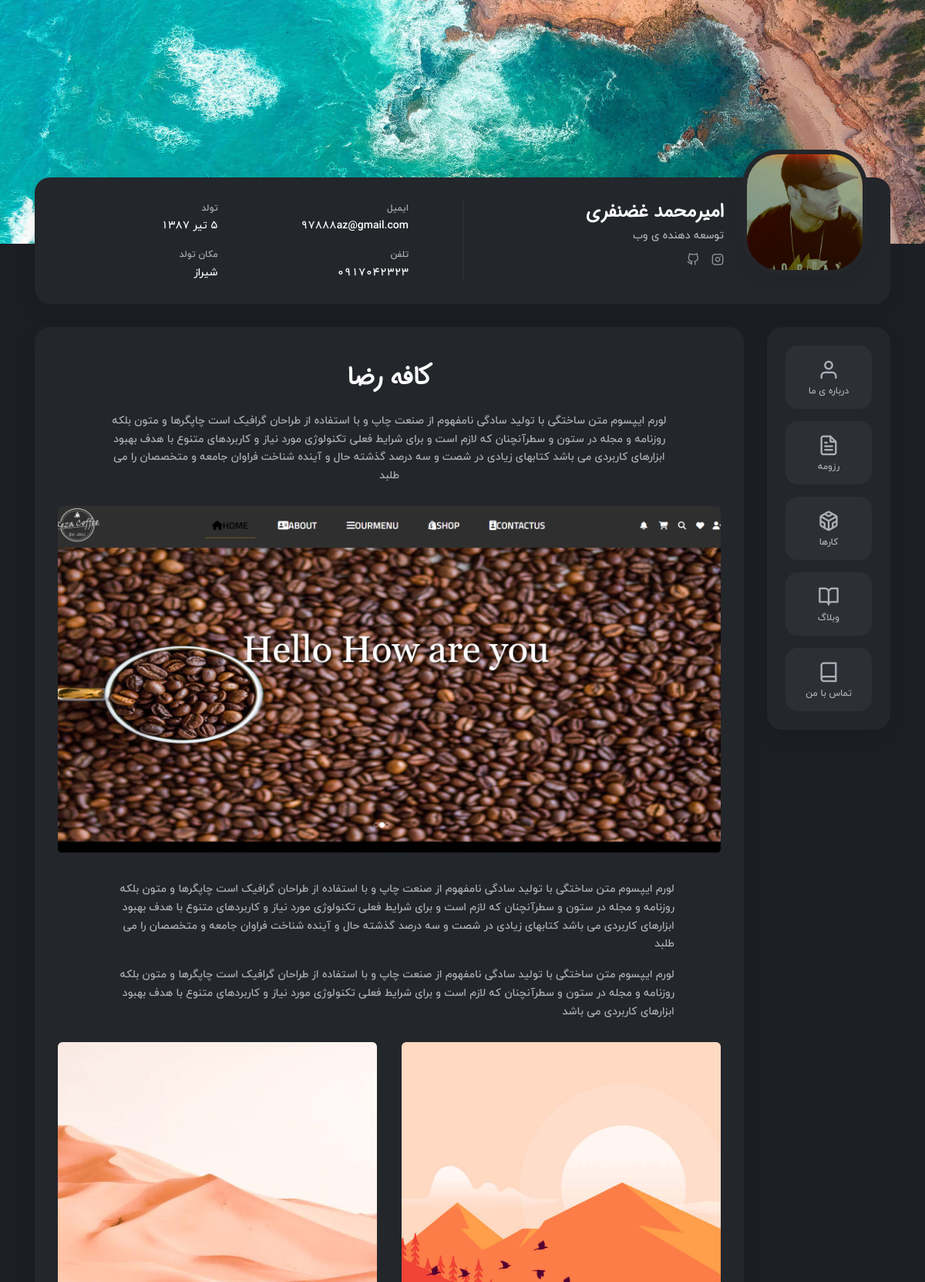
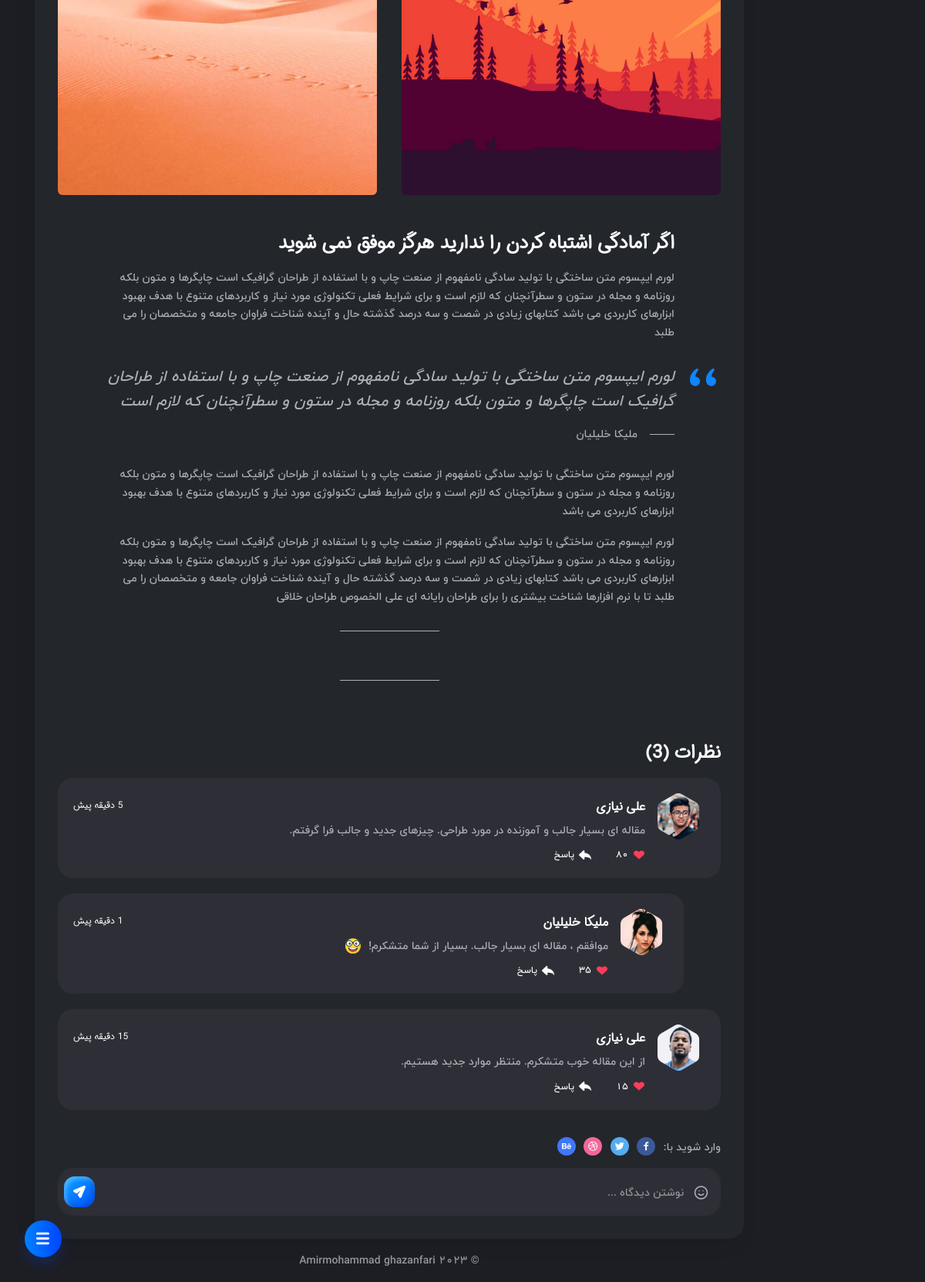
Page /work/detail/reza_coffee on the committed database (2 pictures, top to bottom).
### account/models.py (models this page shows, shortened)
class User(AbstractBaseUser):
    email = models.EmailField(
        verbose_name='ادرس ایمیل',
        max_length=255,
    )
    phone = models.CharField(max_length=13 , verbose_name='شماره تلفن' , null=True , blank=True)
    earea_activity = models.CharField(max_length=150 , verbose_name='حوضه فعالیت' , null=True , blank=True)
    username = models.CharField(max_length=150  , verbose_name='نام کاربری' , unique=True)
    fullname = models.CharField(max_length=50 , verbose_name='نام کامل' , null=True , blank=True)
    image = models.ImageField(upload_to='user/user_image')
    date_of_birth = models.CharField(max_length=100 , null=True , blank=True , verbose_name='تاریخ تولد')
    birth_place = models.CharField(max_length=100 , verbose_name='محل تولد' , null=True , blank=True)
    instagram = models.CharField(max_length=500 , null=True , blank=True , verbose_name='ادرس اینستا')
    github = models.CharField(max_length=500 , null=True , blank=True  , verbose_name='ادرس گیت هاب')
    is_active = models.BooleanField(default=True)
    is_admin = models.BooleanField(default=False)
    objects = UserManager()
    USERNAME_FIELD = 'username'
    REQUIRED_FIELDS = []
    class Meta:
        verbose_name = 'کاربر'
        verbose_name_plural ='تنضیمات قسمت کاربر '

### works/models.py (models this page shows, shortened)
class Work(models.Model):
    title = models.CharField(max_length=150 , null=True , blank=True , verbose_name="نام پست")
    english_title = models.CharField(max_length=150 , null=True , blank=True, verbose_name="نام پست به اینگلیسی")
    author = models.ForeignKey(User , on_delete=models.CASCADE , null=True , blank=True, verbose_name="تولید کننده ی محتوا")
    slug = models.SlugField(null=True , blank=True , verbose_name="اسلاگ")
    categories = models.ManyToManyField(Categories , related_name="works", verbose_name="دسته بندی ها")
    image = models.FileField(upload_to='works/image' , null=True , blank=True, verbose_name="عکس1")
    image2 = models.FileField(upload_to='works/image' , null=True , blank=True, verbose_name="عکس2")
    image3 = models.FileField(upload_to='works/image' , null=True , blank=True, verbose_name="عکس3")
    discription = models.TextField(null=True , blank=True, verbose_name="توضیحات")
    content = models.TextField(null=True , blank=True , verbose_name="توضیحات کامل")
    title_content = models.CharField(max_length=100 , null=True , blank=True , verbose_name="نام برای توضیحات بیشتر")
    meta_content = models.TextField(null=True , blank=True , verbose_name="توضیحات کامل بیشتر")
    detail = models.BooleanField(default=True , null=True , blank=True , verbose_name="دارای بخش توضیحات باشد ؟")
    created = models.DateTimeField(auto_now_add=True)
    class Meta:
        ordering = ('-created',)
        verbose_name = 'دسته بندی ها کار ها'
        verbose_name_plural ='تنضیمات قسمت کاری'

### works/views.py (the view)
# urls.py: path('detail/<slug:slug>' , views.WorkDetailView.as_view() , name="work_detail"),
class WorkDetailView(DeleteView):
    model = Work
    template_name = "works/single-post.html"
    context_object_name = 'works'
    def get_context_data(self ,*args , **kwargs):
        context = super().get_context_data(*args , **kwargs)
        context['user'] = User.objects.all()
        return context

### works/templates/works/single-post.html (shortened to what this page needs)
{% extends 'base.html' %}
{% load static %}
{% load social_share %}
{% load ratings %}
{% block content %}
<div class="col-12 col-md-12 col-lg-10">
	<div class="box box-content">
		<div class="pb-3">
			<header class="header-post">
				<h1 class="title title--h1">{{works.title}}</h1>
				<div class="caption-post">
					<p>{{works.discription}}</p>
				</div>
				<div class="header-post__image-wrap">
					<img class="cover lazyload" src="{{works.image.url}}" data-zoom alt="" />
				</div>
			</header>
			<div class="caption-post">
				<p>لورم ایپسوم متن ساختگی با تولید سادگی نامفهوم از صنعت چاپ و با استفاده از طراحان گرافیک است چاپگرها و متون بلکه روزنامه و مجله در ستون و سطرآنچنان که لازم است و برای شرایط فعلی تکنولوژی مورد نیاز و کاربردهای متنوع با هدف بهبود ابزارهای کاربردی می باشد کتابهای زیادی در شصت و سه درصد گذشته حال و آینده شناخت فراوان جامعه و متخصصان را می طلبد</p>
				<p>لورم ایپسوم متن ساختگی با تولید سادگی نامفهوم از صنعت چاپ و با استفاده از طراحان گرافیک است چاپگرها و متون بلکه روزنامه و مجله در ستون و سطرآنچنان که لازم است و برای شرایط فعلی تکنولوژی مورد نیاز و کاربردهای متنوع با هدف بهبود ابزارهای کاربردی می باشد</p>
			</div>
			<div class="gallery-post">
				<img class="gallery-post__item cover lazyload" src="{% static "img/image_10.jpg" %}" data-zoom alt="" />
				<img class="gallery-post__item cover lazyload" src="{% static "img/image_11.jpg" %}" data-zoom alt="" />
				<div class="gallery-post__caption">{{works.author.first}}</div>
			</div>
			<div class="caption-post">
				<h3 class="title title--h3">اگر آمادگی اشتباه کردن را ندارید هرگز موفق نمی شوید</h3>
				<p>لورم ایپسوم متن ساختگی با تولید سادگی نامفهوم از صنعت چاپ و با استفاده از طراحان گرافیک است چاپگرها و متون بلکه روزنامه و مجله در ستون و سطرآنچنان که لازم است و برای شرایط فعلی تکنولوژی مورد نیاز و کاربردهای متنوع با هدف بهبود ابزارهای کاربردی می باشد کتابهای زیادی در شصت و سه درصد گذشته حال و آینده شناخت فراوان جامعه و متخصصان را می طلبد</p>
				<blockquote class="block-quote">
					<p>لورم ایپسوم متن ساختگی با تولید سادگی نامفهوم از صنعت چاپ و با استفاده از طراحان گرافیک است چاپگرها و متون بلکه روزنامه و مجله در ستون و سطرآنچنان که لازم است</p>
					<span class="block-quote__author">ملیکا خلیلیان</span>
				</blockquote>
				<p>لورم ایپسوم متن ساختگی با تولید سادگی نامفهوم از صنعت چاپ و با استفاده از طراحان گرافیک است چاپگرها و متون بلکه روزنامه و مجله در ستون و سطرآنچنان که لازم است و برای شرایط فعلی تکنولوژی مورد نیاز و کاربردهای متنوع با هدف بهبود ابزارهای کاربردی می باشد</p>
				<p>لورم ایپسوم متن ساختگی با تولید سادگی نامفهوم از صنعت چاپ و با استفاده از طراحان گرافیک است چاپگرها و متون بلکه روزنامه و مجله در ستون و سطرآنچنان که لازم است و برای شرایط فعلی تکنولوژی مورد نیاز و کاربردهای متنوع با هدف بهبود ابزارهای کاربردی می باشد کتابهای زیادی در شصت و سه درصد گذشته حال و آینده شناخت فراوان جامعه و متخصصان را می طلبد تا با نرم افزارها شناخت بیشتری را برای طراحان رایانه ای علی الخصوص طراحان خلاقی</p>
			</div>
			<footer class="footer-post">
			</footer>
			<footer class="footer-post">
			</footer>
		</div>
		<div class="box-inner box-inner--rounded">
			<h2 class="title title--h3">نظرات <span class="color--light">(3)</span></h2>
			<div class="comment-box">
				<div class="comment-box__inner">
					<svg class="avatar avatar--60" viewBox="0 0 84 84">
						<g class="avatar__hexagon">
							<image xlink:href="../assets/img/avatar-2.jpg" height="100%" width="100%" />
						</g>
					</svg>
					<div class="comment-box__body">
						<h5 class="comment-box__details"><span>علی نیازی</span><span class="comment-box__details-date">5 دقیقه پیش</span></h5>
						<p>مقاله ای بسیار جالب و آموزنده در مورد طراحی. چیزهای جدید و جالب فرا گرفتم.</p>
						<ul class="comment-box__footer">
							<li><i class="font-icon icon-like-fill"></i> <span>80</span></li>
							<li><i class="font-icon icon-reply"></i> <span>پاسخ</span></li>
						</ul>
					</div>
				</div>
				<div class="comment-box">
					<div class="comment-box__inner">
						<svg class="avatar avatar--60" viewBox="0 0 84 84">
							<g class="avatar__hexagon">
								<image xlink:href="{% static "img/avatar-3.jpg" %}" height="100%" width="100%" />
							</g>
						</svg>
						<div class="comment-box__body">
							<h5 class="comment-box__details"><span>ملیکا خلیلیان</span><span class="comment-box__details-date">1 دقیقه پیش</span></h5>
							<p>موافقم ، مقاله ای بسیار جالب. بسیار از شما متشکرم! <img class="emoji" src="{% static "icons/emoji/emoji-nerd.svg" %}" alt="nerd"/></p>
							<ul class="comment-box__footer">
								<li><i class="font-icon icon-like-fill"></i> <span>35</span></li>
								<li><i class="font-icon icon-reply"></i> <span>پاسخ</span></li>
							</ul>
						</div>
					</div>
				</div>
			</div>
			<div class="comment-box">
				<div class="comment-box__inner">
					<svg class="avatar avatar--60" viewBox="0 0 84 84">
						<g class="avatar__hexagon">
							<image xlink:href="../assets/img/avatar-6.jpg" height="100%" width="100%" />
						</g>
					</svg>
					<div class="comment-box__body">
						<h5 class="comment-box__details"><span>علی نیازی</span><span class="comment-box__details-date">15 دقیقه پیش</span></h5>
						<p>از این مقاله خوب متشکرم. منتظر موارد جدید هستیم.</p>
						<ul class="comment-box__footer">
							<li><i class="font-icon icon-like-fill"></i> <span>15</span></li>
							<li><i class="font-icon icon-reply"></i> <span>پاسخ</span></li>
						</ul>
					</div>
				</div>
			</div>
			<ul class="social-auth">
				<li class="social-auth__item">وارد شوید با:</li>
				<li class="social-auth__item"><a class="social-auth__link" href="#"><i class="font-icon icon-facebook"></i></a></li>
				<li class="social-auth__item"><a class="social-auth__link" href="#"><i class="font-icon icon-twitter"></i></a></li>
				<li class="social-auth__item"><a class="social-auth__link" href="#"><i class="font-icon icon-dribbble"></i></a></li>
				<li class="social-auth__item"><a class="social-auth__link" href="#"><i class="font-icon icon-behance"></i></a></li>
			</ul>
			<form class="comment-form">
				<textarea id="commentForm" class="textarea form-control" required="required" placeholder="نوشتن دیدگاه ..." rows="1"></textarea>
				<button type="submit" class="btn"><i class="font-icon icon-send"></i></button>
				<div class="dropdown dropup">
					<i class="font-icon icon-smile" id="dropdownEmoji" data-toggle="dropdown" aria-haspopup="true"></i>
				</div>
			</form>
		</div>
	</div>
{% endblock %}

### templates/base.html (shortened to what this page needs)
{% load static %}
<!DOCTYPE html>
<html lang="fa">
<head>
	<link rel="stylesheet" type="text/css" href="{% static "styles/style-rtl-demo.css" %}"/>
	<link rel="stylesheet" type="text/css" href="{% static "styles/style-dark.css" %}"/>
	<link rel="stylesheet" type="text/css" href="{% static "styles/style-rtl.css" %}"/>
	<link rel="stylesheet" type="text/css" href="{% static "styles/scrool.css" %}"/>
    <link rel="stylesheet" type="text/css" href="{% static "demo/style-demo.css" %}"/>
</head>
<body>
    <main class="main">
		<div class="header-image">
		    <div class="js-parallax" style="background-image: url('{% static "img/image_header.jpg" %}');"></div>
		</div>
	    <div class="container gutter-top">
		    {% for data in user %}
			<header class="header box">
			    <div class="header__left">
				    <div class="header__photo">
					    <img class="header__photo-img" src="{{data.image.url}}" alt="Ronald Robertson">
					</div>
					<div class="header__base-info">
					    <h4 class="title titl--h4">{{data.fullname}}</h4>
						<div class="status">{{data.earea_activity}}</div>
						<ul class="header__social">
							<li><a href="{{data.instagram}}"><i class="font-icon icon-instagram1"></i></a></li>
							<li><a href="{{data.github}}"><i class="font-icon icon-github1"></i></a></li>
						</ul>
					</div>
				</div>
				<div class="header__right">
				    <ul class="header__contact">
					    <li><span class="overhead">ایمیل</span>{{data.email}}</li>
						<li><span class="overhead">تلفن</span>{{data.phone}}</li>
					</ul>
					<ul class="header__contact">
					    <li><span class="overhead">تولد</span>{{data.date_of_birth}}</li>
						<li><span class="overhead">مکان تولد</span>{{data.birth_place}}</li>
					</ul>
				</div>
			</header>
		    {% endfor %}
			<div class="row sticky-parent">
                <aside class="col-12 col-md-12 col-lg-2">
				    <div class="sidebar box sticky-column">
	                    <ul class="nav">
                            <li class="nav__item"><a class="{% if request.resolver_match.url_name == 'main'%}active{% endif %}" href="{% url 'home:main' %}"><i class="icon-user"></i>درباره ی ما</a></li>
							<li class="nav__item"><a class="{% if request.resolver_match.url_name == 'resume'%}active{% endif %}" href="{% url 'resume:resume' %}"><i class="icon-file-text"></i>رزومه</a></li>
                            <li class="nav__item"><a class="{% if request.resolver_match.url_name == 'main_work'%}active{% endif %}" href="{% url 'work:main_work' %}"><i class="icon-codesandbox"></i> کارها</a></li>
                            <li class="nav__item"><a href="blog.html"><i class="icon-book-open"></i>وبلاگ</a></li>
                            <li class="nav__item"><a href="contact.html"><i class="icon-book"></i>تماس با من</a></li>
                        </ul>
					</div>
		        </aside>
{% block content %}
{% endblock %}
<footer class="footer">© 2023 Amirmohammad ghazanfari</footer>
</div>
</div>
</div>
</main>
<div class="btnSlideNav slideOpen"></div>
</body>
</html>

### assets/styles/style-dark.css (style rules this page uses)
body { background: #1D1E24; color: #AEB0B8; }
h1, h2, h3, h4, h5, h6 { color: #FCFCFC; }
.overhead { color: #AEB0B8; }
.block-quote::before { background-image: url(../icons/icon-quote-dark.svg); }
.block-quote__author::before { background-color: #AEB0B8; }
.form-control, .textarea, select, .custom-select { background-color: #2E2F36; border-color: #2E2F36; color: #AEB0B8; }
.form-control::placeholder { color: #93959C; }
.btn { background-image: linear-gradient(142.17deg, #0DA2FF 6.66%, #0055FF 91.48%); color: #FCFCFC; }
.header__left::before { background-color: #33363D; }
.header__photo { background-color: #23262B; border-color: #23262B; }
.header__social a { color: #93959C; }
.header__contact { color: #FCFCFC; }
.box { background-color: #23262B; box-shadow: -4px 8px 24px rgba(0, 0, 0, 0.07); }
.nav__item a { background-color: #2E2F36; color: #AEB0B8; }
.footer { color: #93959C; }
.footer-post::before { background-color: #AEB0B8; }
.comment-box__inner { background-color: #2E2F36; }
.comment-box__details { color: #FCFCFC; }
.comment-box__footer { color: #FCFCFC; }
.social-auth__link { color: #FCFCFC; }

### assets/styles/style-rtl.css (style rules this page uses)
body { direction: rtl; text-align: right; font-family:'IRY' ; }
* { letter-spacing: 0!important; }
.block-quote::before { left: auto; right: -3.375rem; }
.block-quote__author { padding-left: 0; padding-right: 3rem; }
.block-quote__author::before { left: auto; right: 0; }
.form-control { text-align: right; }
.btn .font-icon { margin-left: 0.375rem; margin-right: 0; }
.header__left { padding-left: 1.875rem; padding-right: 0; }
.header__left::before { left: 0; right: auto; }
.header__right { padding-left: 0; padding-right: 1.875rem; }
.header__base-info { margin-left: 0; margin-right: 1.5rem; }
.header__social li { margin-left: 1rem; margin-right: 0; }
.header__social li:last-child { margin-left: 0; }
.comment-box .comment-box { margin-left: 0; margin-right: 3rem; }
.comment-box__inner { padding-left: 1.25rem; padding-right: 1.375rem; }
.comment-box .avatar { margin-left: 1rem; margin-right: 0; }
.comment-box__footer li { margin-left: 2rem; margin-right: 0; }
.comment-box__footer li:last-child { margin-left: 0; }
.comment-box__footer span { padding-left: 0; padding-right: 0.375rem; }
.comment-form .textarea { padding-left: 4.5rem; padding-right: 2.875rem; }
.comment-form .btn { margin-left: 0.5rem; margin-right: 0; left: 0; right: auto; }
.comment-form .dropdown { margin-left: 0; margin-right: 1rem; }
.social-auth__item { margin-left: 0.375rem; margin-right: 0; }

### assets/demo/style-demo.css (style rules this page uses)
.btnSlideNav { position: absolute; display: flex; align-items: center; justify-content: center; user-select: none; cursor: pointer; }
.slideOpen { background: linear-gradient(to right, #0081ff 0%, #0045ff 100%); border-radius: 50%; box-shadow: 0 10px 15px rgba(0, 69, 255, 0.2); bottom: 2rem; left: 2rem; width: 48px; height: 48px; position: fixed; opacity: 1; transition: all .3s ease-in; z-index: 1010; }
.slideOpen::before { background-image: url("iconSideMenu.svg"); background-position: center; background-size: 36%; content: ''; position: absolute; top: 0; left: 0; height: 100%; width: 100%; }

### rows in the picture
User: image (picture), fullname "امیرمحمد غضنفری", earea_activity "توسعه دهنده ی وب", email "97888az@gmail.com", phone "0917042323", date_of_birth "5 تیر 1387", birth_place "شیراز"
Work: title "کافه رضا", discription "لورم ایپسوم متن ساختگی با تولید سادگی نامفهوم از صنعت چاپ و با استفاده از طراحان گرافیک است چاپگرها و متون بلکه روزنامه و مجله در ستون و سطرآنچنان که لازم است و برای شرایط فعلی تکنولوژی مورد نیاز و کاربردهای متنوع با هدف بهبود ابزارهای کاربردی می باشد کتابهای زیادی در شصت و سه درصد گذشته حال و آینده شناخت فراوان جامعه و متخصصان را می طلبد", image (picture)
